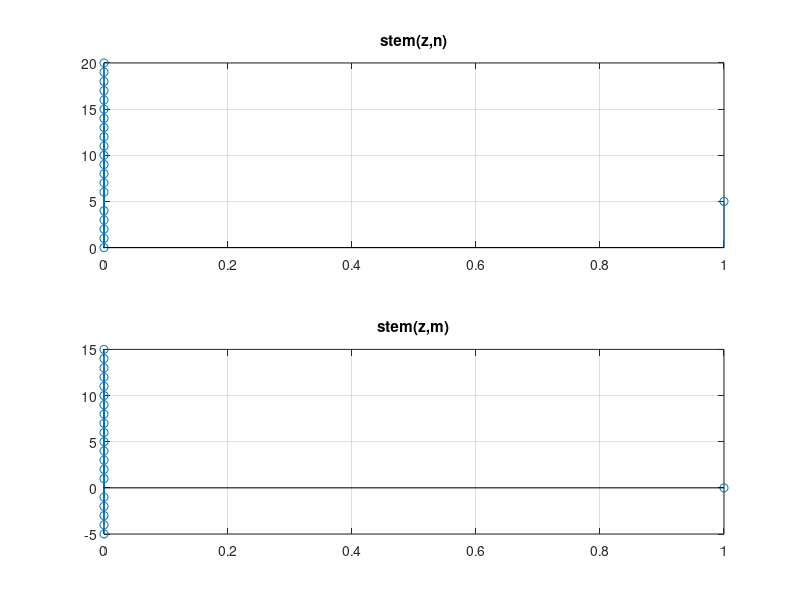
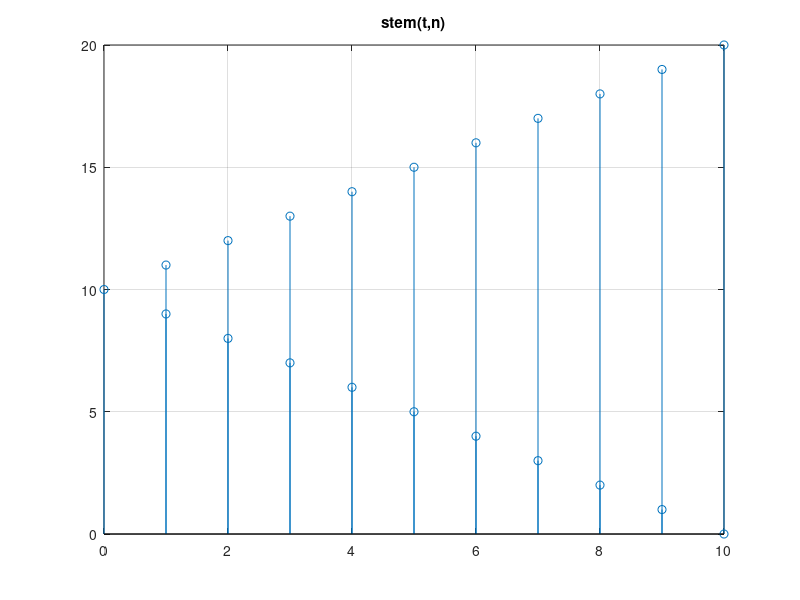
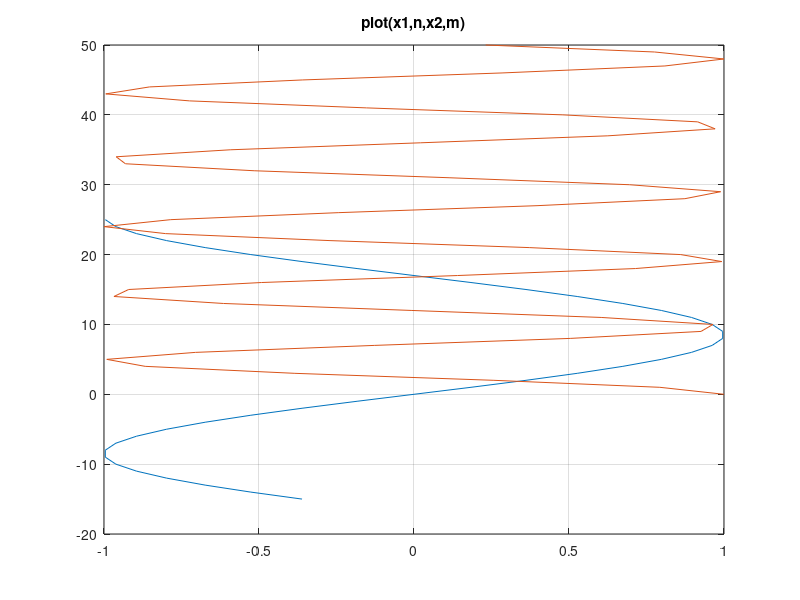
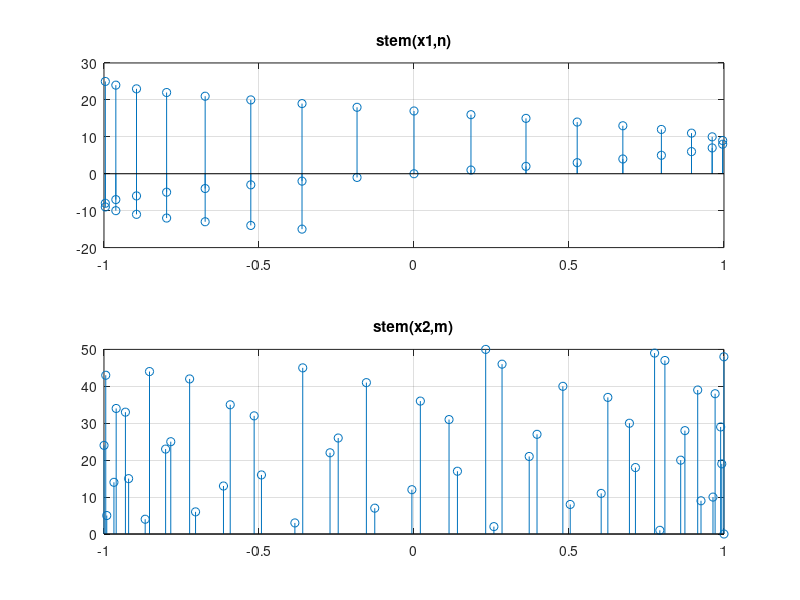

These figures' MATLAB source, in order:
%E4
% a)
z = zeros(1,21);
% elementul nr 6 este egal cu 1
z(6) = 1;
n = 0:20;
m = -5:15;
% Reprezint vectorul z in functie de n sau m cu functia stem 
% Cu grid se traseaza o retea de linii
figure(1)
subplot(2,1,1),stem(z,n),title('stem(z,n)'),grid
subplot(2,1,2),stem(z,m),title('stem(z,m)'),grid

%b) 
t = abs(10-n);
figure(2)
stem(t,n),title('stem(t,n)'),grid

%c) 
figure(3)
n = -15:25;
x1 = sin((pi/17)*n);
m = 0:50;
x2 = cos((pi/sqrt(23))*m);
%Folosesc plot deoarece stem nu functioneaza pentru afisarea mai multor grafice
%intr-o singura fereastra.
plot(x1,n,x2,m),title('plot(x1,n,x2,m)'),grid
%Folosesc stem pentru a reprezinta graficele separat
figure(4)
subplot(2,1,1),stem(x1,n),title('stem(x1,n)'),grid
subplot(2,1,2),stem(x2,m),title('stem(x2,m)'),grid